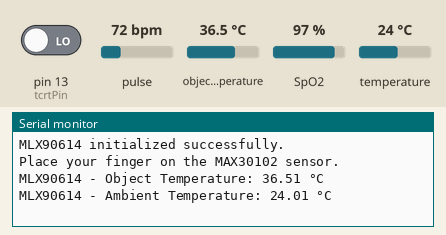
Recording of a sketch running on a simulated Arduino Uno, built with avr-gcc and run on an emulated ATmega328P. On the bench: the last lines printed to the serial monitor. Inputs (shaded band) come from the test bench; at power-on: pin 13 (tcrtPin) LOW, pulse 72 bpm, object temperature 36.5 °C, SpO2 97 %, temperature 24 °C.

Above: at 1.2 s.
1.3 s: pin 13 (tcrtPin) driven HIGH
2.8 s: pin 13 (tcrtPin) driven LOW
7.4 s: pulse set to 42 bpm
At 8.7 s:
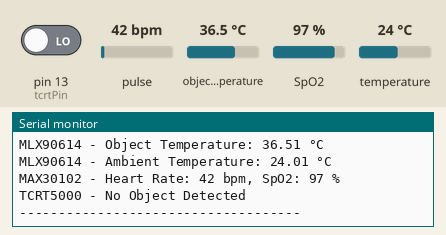
8.9 s: object temperature set to 20 °C
At 10.1 s:
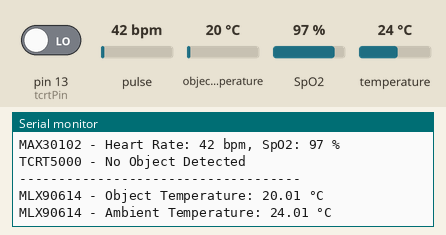
10.4 s: SpO2 set to 80 %
At 11.4 s:
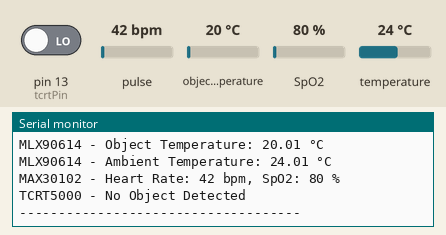
11.9 s: temperature set to 12 °C
At 14.15 s:
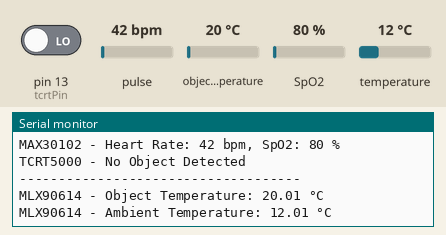

Measured:
- after the input at 7.4 s, the serial monitor: prints a new line after 0.84 s (image 1)
- after the input at 8.9 s, the serial monitor: prints a new line after 0.34 s (image 2)
- after the input at 10.4 s, the serial monitor: prints a new line after 0.14 s (image 3)
- after the input at 11.9 s, the serial monitor: prints a new line after 2.0 s (image 4)

The sketch:

Arsatech-Vital-Tracker-ArduinoIDE-Code.ino
```cpp
#include <Wire.h>
#include <Adafruit_MLX90614.h>
#include "MAX30105.h"
#include "spo2_algorithm.h"

// MLX90614 object
Adafruit_MLX90614 mlx = Adafruit_MLX90614();

// MAX30102 object
MAX30105 particleSensor;

// Constants for SpO2 and heart rate
#define BUFFER_SIZE 100
uint32_t irBuffer[BUFFER_SIZE];  // Infrared LED sensor data
uint32_t redBuffer[BUFFER_SIZE]; // Red LED sensor data
int32_t spo2 = 0;                // SpO2 value
int8_t validSPO2 = 0;            // SpO2 validity
int32_t heartRate = 0;           // Heart rate value
int8_t validHeartRate = 0;       // Heart rate validity

// TCRT5000 sensor
const int tcrtPin = 13;  // GPIO 13 as input for TCRT5000

void setup() {
  Serial.begin(115200);
  Wire.begin();

  // Initialize MLX90614
  if (!mlx.begin()) {
    Serial.println("Error: Could not find MLX90614 sensor!");
  } else {
    Serial.println("MLX90614 initialized successfully.");
  }

  // Initialize MAX30102
  if (!particleSensor.begin()) {
    Serial.println("MAX30102 not detected. Check wiring.");
    while (1);
  }
  Serial.println("Place your finger on the MAX30102 sensor.");

  // Configure MAX30102
  particleSensor.setup(50, 1, 2, 100, 411, 4096); // LED brightness, averaging, LED mode, sample rate, pulse width, ADC range

  // Configure TCRT5000 sensor pin
  pinMode(tcrtPin, INPUT);  // Set GPIO 13 as input
}

void loop() {
  // Read MLX90614 data
  if (mlx.begin()) {
    double objectTemp = mlx.readObjectTempC();
    double ambientTemp = mlx.readAmbientTempC();

    Serial.print("MLX90614 - Object Temperature: ");
    Serial.print(objectTemp);
    Serial.println(" °C");

    Serial.print("MLX90614 - Ambient Temperature: ");
    Serial.print(ambientTemp);
    Serial.println(" °C");
  }

  // Collect MAX30102 data
  for (int i = 0; i < BUFFER_SIZE; i++) {
    while (!particleSensor.available()) {
      particleSensor.check();
    }
    redBuffer[i] = particleSensor.getRed();
    irBuffer[i] = particleSensor.getIR();
    particleSensor.nextSample();
  }

  // Calculate SpO2 and heart rate
  maxim_heart_rate_and_oxygen_saturation(irBuffer, BUFFER_SIZE, redBuffer, &spo2, &validSPO2, &heartRate, &validHeartRate);

  // Display MAX30102 results
  if (validHeartRate && validSPO2) {
    Serial.print("MAX30102 - Heart Rate: ");
    Serial.print(heartRate);
    Serial.print(" bpm, SpO2: ");
    Serial.print(spo2);
    Serial.println(" %");
  } else {
    Serial.println("MAX30102 - Reading not valid. Please adjust your finger.");
  }

  // Read TCRT5000 sensor data
  int tcrtValue = digitalRead(tcrtPin);  // Read digital input (HIGH or LOW)

  // Display TCRT5000 status
  if (tcrtValue == HIGH) {
    Serial.println("TCRT5000 - Object Detected");
  } else {
    Serial.println("TCRT5000 - No Object Detected");
  }

  Serial.println("------------------------------------");
  delay(1000); // Wait before the next loop
}
```
